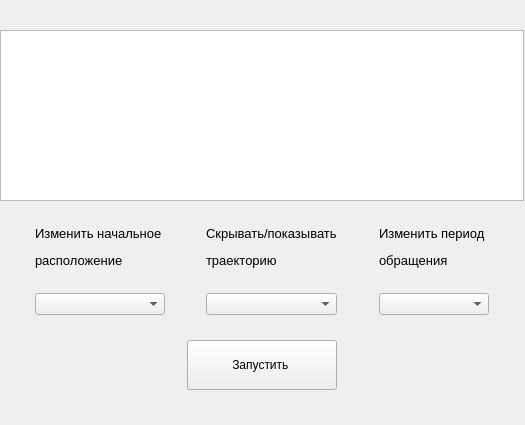
<?xml version="1.0" encoding="UTF-8"?>
<ui version="4.0">
 <class>EarthMoonSunWindow</class>
 <widget class="QWidget" name="EarthMoonSunWindow">
  <property name="geometry">
   <rect>
    <x>0</x>
    <y>0</y>
    <width>525</width>
    <height>425</height>
   </rect>
  </property>
  <property name="minimumSize">
   <size>
    <width>525</width>
    <height>425</height>
   </size>
  </property>
  <property name="maximumSize">
   <size>
    <width>525</width>
    <height>425</height>
   </size>
  </property>
  <property name="windowTitle">
   <string>Окно Земля Луна Солнце</string>
  </property>
  <widget class="QWidget" name="verticalLayoutWidget_3">
   <property name="geometry">
    <rect>
     <x>0</x>
     <y>30</y>
     <width>524</width>
     <height>360</height>
    </rect>
   </property>
   <layout class="QVBoxLayout" name="verticalLayout_3">
    <item>
     <widget class="QGraphicsView" name="graphicsView"/>
    </item>
    <item>
     <spacer name="verticalSpacer_4">
      <property name="orientation">
       <enum>Qt::Vertical</enum>
      </property>
      <property name="sizeHint" stdset="0">
       <size>
        <width>20</width>
        <height>40</height>
       </size>
      </property>
     </spacer>
    </item>
    <item>
     <layout class="QHBoxLayout" name="horizontalLayout">
      <item>
       <spacer name="horizontalSpacer_4">
        <property name="orientation">
         <enum>Qt::Horizontal</enum>
        </property>
        <property name="sizeHint" stdset="0">
         <size>
          <width>40</width>
          <height>20</height>
         </size>
        </property>
       </spacer>
      </item>
      <item>
       <layout class="QVBoxLayout" name="verticalLayout">
        <item>
         <widget class="QLabel" name="label">
          <property name="text">
           <string>&lt;html&gt;&lt;head/&gt;&lt;body&gt;&lt;p&gt;&lt;span style=&quot; font-size:10pt;&quot;&gt;Изменить начальное &lt;/span&gt;&lt;/p&gt;&lt;p&gt;&lt;span style=&quot; font-size:10pt;&quot;&gt;расположение&lt;/span&gt;&lt;/p&gt;&lt;/body&gt;&lt;/html&gt;</string>
          </property>
         </widget>
        </item>
        <item>
         <spacer name="verticalSpacer">
          <property name="orientation">
           <enum>Qt::Vertical</enum>
          </property>
          <property name="sizeHint" stdset="0">
           <size>
            <width>20</width>
            <height>40</height>
           </size>
          </property>
         </spacer>
        </item>
        <item>
         <widget class="QComboBox" name="combo_box_radius"/>
        </item>
       </layout>
      </item>
      <item>
       <spacer name="horizontalSpacer_2">
        <property name="orientation">
         <enum>Qt::Horizontal</enum>
        </property>
        <property name="sizeHint" stdset="0">
         <size>
          <width>40</width>
          <height>20</height>
         </size>
        </property>
       </spacer>
      </item>
      <item>
       <layout class="QVBoxLayout" name="verticalLayout_4">
        <item>
         <widget class="QLabel" name="label_3">
          <property name="text">
           <string>&lt;html&gt;&lt;head/&gt;&lt;body&gt;&lt;p&gt;&lt;span style=&quot; font-size:10pt;&quot;&gt;Скрывать/показывать&lt;/span&gt;&lt;/p&gt;&lt;p&gt;&lt;span style=&quot; font-size:10pt;&quot;&gt;траекторию &lt;/span&gt;&lt;/p&gt;&lt;/body&gt;&lt;/html&gt;</string>
          </property>
         </widget>
        </item>
        <item>
         <spacer name="verticalSpacer_5">
          <property name="orientation">
           <enum>Qt::Vertical</enum>
          </property>
          <property name="sizeHint" stdset="0">
           <size>
            <width>20</width>
            <height>40</height>
           </size>
          </property>
         </spacer>
        </item>
        <item>
         <widget class="QComboBox" name="combo_box_trace"/>
        </item>
       </layout>
      </item>
      <item>
       <spacer name="horizontalSpacer_3">
        <property name="orientation">
         <enum>Qt::Horizontal</enum>
        </property>
        <property name="sizeHint" stdset="0">
         <size>
          <width>40</width>
          <height>20</height>
         </size>
        </property>
       </spacer>
      </item>
      <item>
       <layout class="QVBoxLayout" name="verticalLayout_2">
        <item>
         <widget class="QLabel" name="label_2">
          <property name="text">
           <string>&lt;html&gt;&lt;head/&gt;&lt;body&gt;&lt;p&gt;&lt;span style=&quot; font-size:10pt;&quot;&gt;Изменить период &lt;/span&gt;&lt;/p&gt;&lt;p&gt;&lt;span style=&quot; font-size:10pt;&quot;&gt;обращения &lt;/span&gt;&lt;/p&gt;&lt;/body&gt;&lt;/html&gt;</string>
          </property>
         </widget>
        </item>
        <item>
         <spacer name="verticalSpacer_2">
          <property name="orientation">
           <enum>Qt::Vertical</enum>
          </property>
          <property name="sizeHint" stdset="0">
           <size>
            <width>20</width>
            <height>40</height>
           </size>
          </property>
         </spacer>
        </item>
        <item>
         <widget class="QComboBox" name="combo_box_time"/>
        </item>
       </layout>
      </item>
      <item>
       <spacer name="horizontalSpacer">
        <property name="orientation">
         <enum>Qt::Horizontal</enum>
        </property>
        <property name="sizeHint" stdset="0">
         <size>
          <width>40</width>
          <height>20</height>
         </size>
        </property>
       </spacer>
      </item>
     </layout>
    </item>
    <item>
     <spacer name="verticalSpacer_3">
      <property name="orientation">
       <enum>Qt::Vertical</enum>
      </property>
      <property name="sizeHint" stdset="0">
       <size>
        <width>20</width>
        <height>40</height>
       </size>
      </property>
     </spacer>
    </item>
    <item>
     <layout class="QHBoxLayout" name="horizontalLayout_2">
      <item>
       <spacer name="horizontalSpacer_5">
        <property name="orientation">
         <enum>Qt::Horizontal</enum>
        </property>
        <property name="sizeHint" stdset="0">
         <size>
          <width>40</width>
          <height>20</height>
         </size>
        </property>
       </spacer>
      </item>
      <item>
       <widget class="QPushButton" name="pb_start_earth_moon_sun">
        <property name="minimumSize">
         <size>
          <width>150</width>
          <height>50</height>
         </size>
        </property>
        <property name="text">
         <string>Запустить </string>
        </property>
       </widget>
      </item>
      <item>
       <spacer name="horizontalSpacer_6">
        <property name="orientation">
         <enum>Qt::Horizontal</enum>
        </property>
        <property name="sizeHint" stdset="0">
         <size>
          <width>40</width>
          <height>20</height>
         </size>
        </property>
       </spacer>
      </item>
     </layout>
    </item>
   </layout>
  </widget>
 </widget>
 <resources/>
 <connections/>
</ui>
